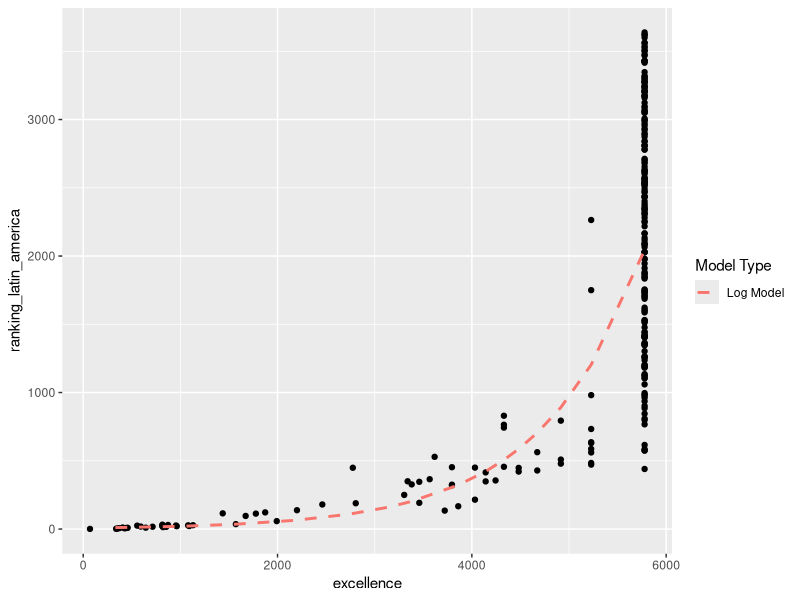
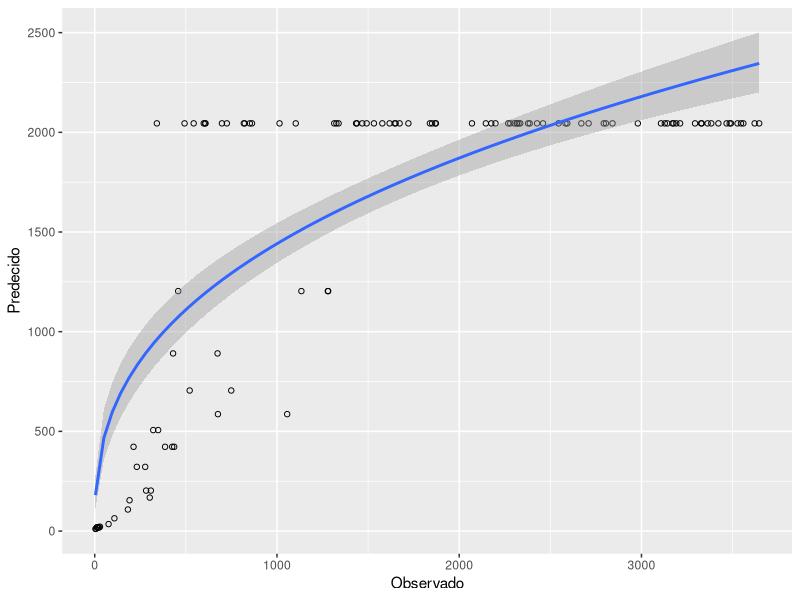

These figures' R source, in order: (Note: this script raises an error after producing the figures.)
# Import libraries
library(rsample)
library(tidyverse)
library(ggplot2)
library(ggpubr)
library(car)

# Read CSV
accessibility_dataset = read_csv("accessibility_dataset.csv")

# Set random seed
set.seed(7)

# Randomize and shuffle dataset
cured_dataset <- accessibility_dataset[accessibility_dataset$excellence != 0,]

split_sample <- initial_split(cured_dataset, prop = .70)

# Assign groups
train_data <- training(split_sample)
test_data <- testing(split_sample)

#Verify dimensions of sets
dim(train_data)
dim(test_data)

# Create log and exp model piping data into model function, assign to variable 
log.model <- lm(log(ranking_latin_america) ~ excellence, train_data)
summary(log.model)

log.model.df <- data.frame(x = test_data$excellence,
                           y = exp(predict(log.model, test_data)))

ggplot(train_data, aes(x=excellence,y=ranking_latin_america)) +
  geom_point() + 
  geom_line(data = log.model.df, aes(x, y, color = "Log Model"), size = 1, linetype = 2) + 
  guides(color = guide_legend("Model Type"))


  # Create prediction model and actual/predicted dataframe
  prediction <- predict(log.model, test_data)
  prediction.df <- data.frame(Observado = test_data$ranking_latin_america,
                              Predecido = exp(prediction))
  # Graficar regresión y dataframe
  ggplot(prediction.df, aes(Observado,Predecido)) +
    geom_point(shape = 1) + geom_smooth(method = "glm", formula = y~ log(x),
                                        method.args = list(family = gaussian(link = 'log')))


#Plot predicted vs actual values, and add log fit
ggplot(prediction.df, aes(Actual,Predicted)) +
  geom_point(shape = 1) + stat_smooth(method = "lm", formula = y ~ log(x))

ggplot(test_data, aes(x=excellence,y=ranking_latin_america)) +
  geom_point() + 
  geom_line(data = prediction.df, aes(x, y, color = "Log Model"), size = 1, linetype = 2) + 
  guides(color = guide_legend("Model Type"))

ggplot(test_data, aes(excellence, ranking_latin_america))+
  geom_point(shape = 1) + stat_smooth(method = "lm", formula = log(y) ~ x)
